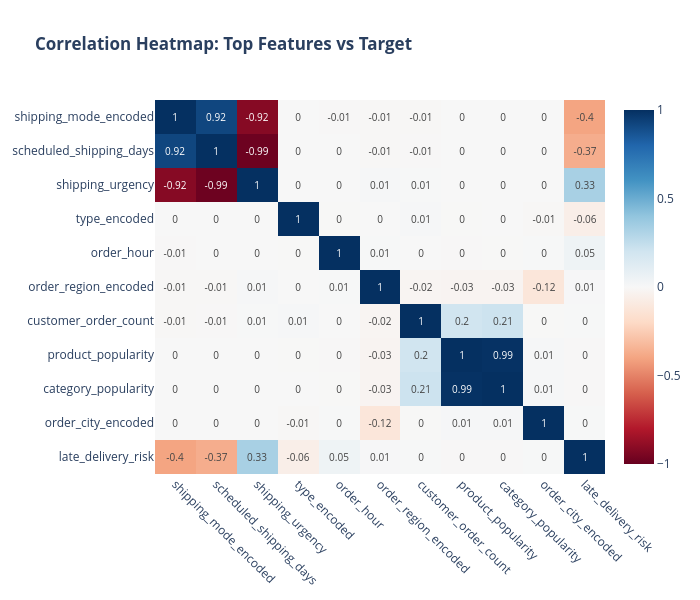

Source (notebook cell):
### Code cell
# Feature correlation heatmap (top features only)
top_features = correlations.head(10).index.tolist()
top_features.append(target_col)

corr_matrix = df[top_features].corr()

fig = go.Figure(data=go.Heatmap(
    z=corr_matrix.values,
    x=corr_matrix.columns,
    y=corr_matrix.columns,
    colorscale='RdBu',
    zmid=0,
    text=np.round(corr_matrix.values, 2),
    texttemplate='%{text}',
    textfont={'size': 10}
))

fig.update_layout(
    title='<b>Correlation Heatmap: Top Features vs Target</b>',
    height=600,
    width=700,
    xaxis={'tickangle': 45},
    yaxis={'autorange': 'reversed'}
)
fig.show()

### Figure 1 — Plotly figure (JSON) as saved in the notebook; plotly's stock layout.template omitted (floating-point values rounded to 4 significant figures)
{"data": [{"colorscale": [[0, "rgb(103,0,31)"], [0.1, "rgb(178,24,43)"], [0.2, "rgb(214,96,77)"], [0.3, "rgb(244,165,130)"], [0.4, "rgb(253,219,199)"], [0.5, "rgb(247,247,247)"], [0.6, "rgb(209,229,240)"], [0.7, "rgb(146,197,222)"], [0.8, "rgb(67,147,195)"], [0.9, "rgb(33,102,172)"], [1, "rgb(5,48,97)"]], "text": [[1.0, 0.92, -0.92, 0.0, -0.01, -0.01, -0.01, 0.0, 0.0, 0.0, -0.4], [0.92, 1.0, -0.99, 0.0, -0.0, -0.01, -0.01, 0.0, 0.0, -0.0, -0.37], [-0.92, -0.99, 1.0, -0.0, 0.0, 0.01, 0.01, -0.0, -0.0, 0.0, 0.33], [0.0, 0.0, -0.0, 1.0, -0.0, -0.0, 0.01, -0.0, -0.0, -0.01, -0.06], [-0.01, -0.0, 0.0, -0.0, 1.0, 0.01, 0.0, -0.0, -0.0, 0.0, 0.05], [-0.01, -0.01, 0.01, -0.0, 0.01, 1.0, -0.02, -0.03, -0.03, -0.12, 0.01], [-0.01, -0.01, 0.01, 0.01, 0.0, -0.02, 1.0, 0.2, 0.21, -0.0, 0.0], [0.0, 0.0, -0.0, -0.0, -0.0, -0.03, 0.2, 1.0, 0.99, 0.01, -0.0], [0.0, 0.0, -0.0, -0.0, -0.0, -0.03, 0.21, 0.99, 1.0, 0.01, -0.0], [0.0, -0.0, 0.0, -0.01, 0.0, -0.12, -0.0, 0.01, 0.01, 1.0, 0.0], [-0.4, -0.37, 0.33, -0.06, 0.05, 0.01, 0.0, -0.0, -0.0, 0.0, 1.0]], "textfont": {"size": 10}, "texttemplate": "%{text}", "type": "heatmap", "x": ["shipping_mode_encoded", "scheduled_shipping_days", "shipping_urgency", "type_encoded", "order_hour", "order_region_encoded", "customer_order_count", "product_popularity", "category_popularity", "order_city_encoded", "late_delivery_risk"], "y": ["shipping_mode_encoded", "scheduled_shipping_days", "shipping_urgency", "type_encoded", "order_hour", "order_region_encoded", "customer_order_count", "product_popularity", "category_popularity", "order_city_encoded", "late_delivery_risk"], "z": [[1.0, 0.9193, -0.918, 3.026e-05, -0.005052, -0.008209, -0.008289, 0.0005682, 0.0006828, 0.0006442, -0.4014], [0.9193, 1.0, -0.985, 0.0006897, -0.0008675, -0.009411, -0.005458, 0.0004377, 0.0005809, -0.0007845, -0.3694], [-0.918, -0.985, 1.0, -0.0005515, 0.0001928, 0.008725, 0.005276, -0.0004697, -0.0005978, 0.0007277, 0.3317], [3.026e-05, 0.0006897, -0.0005515, 1.0, -0.002621, -0.001376, 0.009797, -0.002211, -0.001894, -0.006535, -0.06153], [-0.005052, -0.0008675, 0.0001928, -0.002621, 1.0, 0.005319, 0.001146, -0.003795, -0.003454, 0.004112, 0.04705], [-0.008209, -0.009411, 0.008725, -0.001376, 0.005319, 1.0, -0.02005, -0.02516, -0.02587, -0.1208, 0.006159], [-0.008289, -0.005458, 0.005276, 0.009797, 0.001146, -0.02005, 1.0, 0.2008, 0.2121, -0.002714, 0.004593], [0.0005682, 0.0004377, -0.0004697, -0.002211, -0.003795, -0.02516, 0.2008, 1.0, 0.9928, 0.008255, -0.004219], [0.0006828, 0.0005809, -0.0005978, -0.001894, -0.003454, -0.02587, 0.2121, 0.9928, 1.0, 0.008, -0.004007], [0.0006442, -0.0007845, 0.0007277, -0.006535, 0.004112, -0.1208, -0.002714, 0.008255, 0.008, 1.0, 0.003838], [-0.4014, -0.3694, 0.3317, -0.06153, 0.04705, 0.006159, 0.004593, -0.004219, -0.004007, 0.003838, 1.0]], "zmid": 0}], "layout": {"height": 600, "title": {"text": "<b>Correlation Heatmap: Top Features vs Target</b>"}, "width": 700, "xaxis": {"tickangle": 45}, "yaxis": {"autorange": "reversed"}}}
